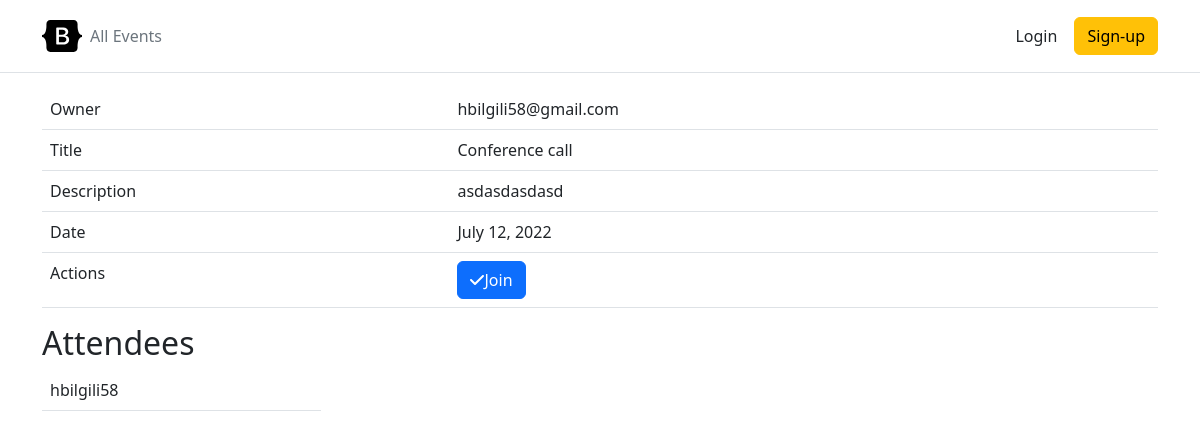
/events/detail/1, run on the app's committed database.
### events/models.py (models this page shows, shortened)
class Event(models.Model):
    owner = models.ForeignKey(to=User, verbose_name=_("Owner"), on_delete=models.CASCADE)
    title = models.TextField(verbose_name=_("Title"))
    description = models.TextField(_("Description"))
    date = models.DateField(verbose_name=_("Date"))
    objects = EventQuerySet.as_manager()
    class Meta:
        verbose_name = _("Event")
        verbose_name_plural = _("Events")

class Attendance(models.Model):
    event = models.ForeignKey(
        to=Event,
        verbose_name=_("Event"),
        on_delete=models.CASCADE,
        related_name="attendees",
    )
    user = models.ForeignKey(to=User, verbose_name=_("User"), on_delete=models.CASCADE)
    objects = AttendanceQuerySet.as_manager()
    class Meta:
        verbose_name = _("Attendance")
        verbose_name_plural = _("Attendees")

### accounts/models.py (models this page shows)
class User(AbstractUser):
    email = models.EmailField(_("email address"), unique=True)
    username = None
    USERNAME_FIELD = "email"
    REQUIRED_FIELDS = []
    objects = UserManager()

### events/views.py (the view)
# urls.py: path("detail/<int:pk>", EventDetailView.as_view(), name="event-detail"),
class EventDetailView(DetailView):
    model = Event
    template_name = "detail.html"
    def get_context_data(self, **kwargs):
        context = super().get_context_data(**kwargs)
        if self.request.user.is_authenticated:
            context["is_attended"] = self.object.attendees.filter(user=self.request.user).exists()
        return context

### events/templatetags/event_tags.py (called while the page is built)
@register.filter(name="split")
def split(value, split_by):
    if not isinstance(value, str) or split_by not in value:
        return value
    return value.split(split_by)[0]

### events/templates/detail.html (shortened to what this page needs)
{% extends "base.html" %}
{% load event_tags %}
{% load static %}
{% block content %}
    <div class="container">
        <div class="col-md-12">
            <table class="table">
                <tbody>
                <tr>
                    <td>Owner</td>
                    <td>{{ object.owner }}</td>
                </tr>
                <tr>
                    <td>Title</td>
                    <td>{{ object.title }}</td>
                </tr>
                <tr>
                    <td>Description</td>
                    <td>{{ object.description }}</td>
                </tr>
                <tr>
                    <td>Date</td>
                    <td>{{ object.date }}</td>
                </tr>
                <tr>
                    <td>Actions</td>
                    <td>
                        {% if is_attended %}
                            <a class="btn btn-danger" href="{% url 'event-attend-delete' object.id %}"><i class="fa-solid fa-xmark"></i>Discard</a>
                        {% else %}
                            <a class="btn btn-primary" href="{% url 'event-attend' object.pk %}"><i class="fa-solid fa-check"></i>Join</a>
                        {% endif %}
                    </td>
                </tr>
                </tbody>
            </table>
        </div>
        <div class="col-md-3">
            <h2>Attendees</h2>
            <table class="table">
                <tbody>
                {% for attendance in object.attendees.all %}
                <tr>
                    <td>{{ attendance.user.email|split:"@" }}</td>
                </tr>
                {% endfor %}
                </tbody>
            </table>
        </div>
    </div>
{% endblock %}

### data on the page
Event: owner "hbilgili58@gmail.com", title "Conference call", description "asdasdasdasd", date "July 12, 2022"
Attendance: user.email|split "hbilgili58"
